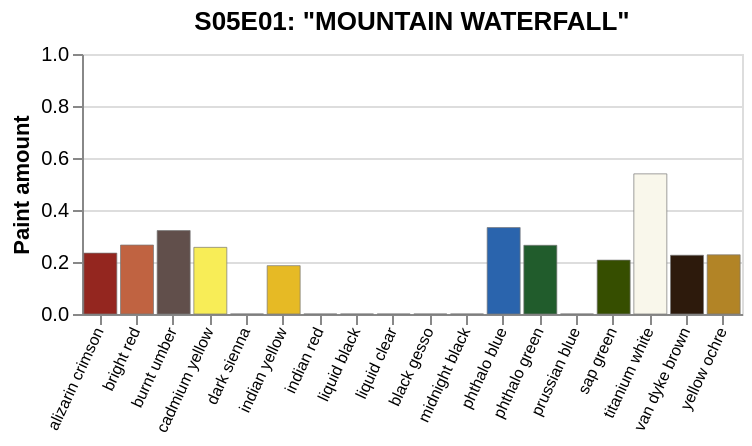

Source (notebook cell):
### Markdown cell above
## Problem 4 (30 points: 25 for solution, 5 for explanation)

Your last problem is fairly open-ended in terms of visualization. We would like to analyze the colors used in different images for a given season as a small multiples plot. You can pick how you represent your small multiples, but we will ask you to defend your choices below.  You must implement the function ```colorSmallMultiples(season)``` that takes a season number as input (e.g., 2) and returns an Altair chart. The "multiples" should be at the painting level--so, one multiple per painting (and each TV season shown at once).

Here's a really simple example (that isn't great):

!["simple small multiples"](bob_ross_color_glyph.png)

This visualization has a row (a "mini plot") for every painting and a colored circle (in the color of the paint). The circle is sized based on the amount of the corresponding paint that is used in the image. 

You can also go to something as crazy as this:

!["face small multiples"](bob_ross_face.png)

Here, we've overlaid circles as curls in Bob's massive hair. We're not claiming this is an effective solution, but you're welcome to do this (or anything else) as long as you describe the pros and cons of your choices. And, yes, we generated both examples using Altair.

Again, the relevant columns are available are listed in ```rosspaints``` (there are 18 of them). The values range from 0 to 1 based on the fraction of pixel color allocated to that specific paint.  The ```rosspainthex``` has the corresponding hex values for the paint color. 

*Some notes*

1) We would like for you to be creative. You will not get full credit for this assignment if you simply copy our examples (or change them slightly). 

2) Make sure your visualization is actually a small multiple approach. There should be "mini" visualizations for each painting. This is a "rough" check, but if you're not using repeating, faceting, concatenation, etc. you're probably just making one chart (e.g., a heatmap). Another check is if there are axis labels/information on each so that it's readable on its own (a shared legend is fine). All these are inexact tests but may be helpful as a starting point.

3) You *may* find it useful to implement "colorSmallMultiple" as below to generate your single small multiple. This may not be ideal if you're using faceting or repetition. For example, in our implementation calling ```colorSmallMultiple(5,1)``` will create a small multiple for season 5, episode 1:

!["color small multiple"](single_multiple.png)

4) As with all assignments in this course, test everything!

### Code cell
# this is optional, you can use this to produce a single multiple
# you may not find this helpful for your solution
def colorSmallMultiple(season, episodenumber, br=bobross, rp=rosspaints, rph=rosspainthex):
    # input: season -- a season number (integer), assumed to exist in the dataset
    # input: episodenumber -- an episode number (integer), assumed to exist in the dataset
    # input: br -- a dataset structed as the bobross data above (default is "bobross")
    # input: rp -- the names of paints (default rosspaints as defined above)
    # input: rph -- the hex values of the paints (default rosspaintshex as defined above)
    # return: a single multiple visualization for the season/episode
    
    work = br.copy()

    # The supplied data normally contains lowercase season/episode columns.
    # Fall back to parsing the SxxExx identifier if necessary.
    if 'season' not in work.columns:
        work['_season'] = work['EPISODE'].str.extract(r'S(\d+)')[0].astype(int)
        season_col = '_season'
    else:
        season_col = 'season'

    if 'episode' not in work.columns:
        work['_episode_number'] = work['EPISODE'].str.extract(r'E(\d+)')[0].astype(int)
        episode_col = '_episode_number'
    else:
        episode_col = 'episode'

    painting = work[
        (work[season_col] == season) &
        (work[episode_col] == episodenumber)
    ]

    if painting.empty:
        raise ValueError(
            "No painting found for season {} episode {}".format(
                season, episodenumber
            )
        )

    row = painting.iloc[0]

    paint_table = pd.DataFrame({
        'paint': rp,
        'amount': [row[paint] for paint in rp]
    })

    title = row['TITLE']

    return alt.Chart(paint_table).mark_bar(
        stroke = '#777777',
        strokeWidth = 0.35
    ).encode(
        x = alt.X(
            'paint:N',
            sort = rp,
            title = None,
            axis = alt.Axis(labelAngle = -65, labelFontSize = 8)
        ),
        y = alt.Y(
            'amount:Q',
            title = 'Paint amount',
            scale = alt.Scale(domain = [0, 1])
        ),
        color = alt.Color(
            'paint:N',
            scale = alt.Scale(domain = rp, range = rph),
            legend = None
        ),
        tooltip = [
            alt.Tooltip('paint:N', title = 'Paint'),
            alt.Tooltip('amount:Q', title = 'Amount', format = '.3f')
        ]
    ).properties(
        width = 330,
        height = 130,
        title = 'S{:02d}E{:02d}: {}'.format(
            int(season), int(episodenumber), title
        )
    )

# test 
colorSmallMultiple(12,10)  # season 12, episode 10
colorSmallMultiple(5,1)    # season 5, episode 1

### Figure 1 — Vega-Lite specification as saved in the notebook (floating-point values rounded to 4 significant figures)
{"usermeta": {"embedOptions": {"theme": "fivethirtyeight"}}, "config": {"view": {"continuousWidth": 300, "continuousHeight": 300}}, "data": {"name": "data-dbfd363ef346ce344ed027e2f2c59cbb"}, "mark": {"type": "bar", "stroke": "#777777", "strokeWidth": 0.35}, "encoding": {"color": {"field": "paint", "legend": null, "scale": {"domain": ["alizarin crimson", "bright red", "burnt umber", "cadmium yellow", "dark sienna", "indian yellow", "indian red", "liquid black", "liquid clear", "black gesso", "midnight black", "phthalo blue", "phthalo green", "prussian blue", "sap green", "titanium white", "van dyke brown", "yellow ochre"], "range": ["#94261f", "#c06341", "#614f4b", "#f8ed57", "#5c2f08", "#e6ba25", "#cd5c5c", "#000000", "#ffffff", "#000000", "#36373c", "#2a64ad", "#215c2c", "#325fa3", "#364e00", "#f9f7eb", "#2d1a0c", "#b28426"]}, "type": "nominal"}, "tooltip": [{"field": "paint", "title": "Paint", "type": "nominal"}, {"field": "amount", "format": ".3f", "title": "Amount", "type": "quantitative"}], "x": {"axis": {"labelAngle": -65, "labelFontSize": 8}, "field": "paint", "sort": ["alizarin crimson", "bright red", "burnt umber", "cadmium yellow", "dark sienna", "indian yellow", "indian red", "liquid black", "liquid clear", "black gesso", "midnight black", "phthalo blue", "phthalo green", "prussian blue", "sap green", "titanium white", "van dyke brown", "yellow ochre"], "title": null, "type": "nominal"}, "y": {"field": "amount", "scale": {"domain": [0, 1]}, "title": "Paint amount", "type": "quantitative"}}, "height": 130, "title": "S05E01: \"MOUNTAIN WATERFALL\"", "width": 330, "$schema": "https://vega.github.io/schema/vega-lite/v6.1.0.json", "datasets": {"data-dbfd363ef346ce344ed027e2f2c59cbb": [{"paint": "alizarin crimson", "amount": 0.2342}, {"paint": "bright red", "amount": 0.2652}, {"paint": "burnt umber", "amount": 0.3209}, {"paint": "cadmium yellow", "amount": 0.2564}, {"paint": "dark sienna", "amount": 0.0}, {"paint": "indian yellow", "amount": 0.186}, {"paint": "indian red", "amount": 0.0}, {"paint": "liquid black", "amount": 0.0}, {"paint": "liquid clear", "amount": 0.0}, {"paint": "black gesso", "amount": 0.0}, {"paint": "midnight black", "amount": 0.0}, {"paint": "phthalo blue", "amount": 0.3325}, {"paint": "phthalo green", "amount": 0.2643}, {"paint": "prussian blue", "amount": 0.0}, {"paint": "sap green", "amount": 0.2073}, {"paint": "titanium white", "amount": 0.5391}, {"paint": "van dyke brown", "amount": 0.226}, {"paint": "yellow ochre", "amount": 0.2276}]}}
